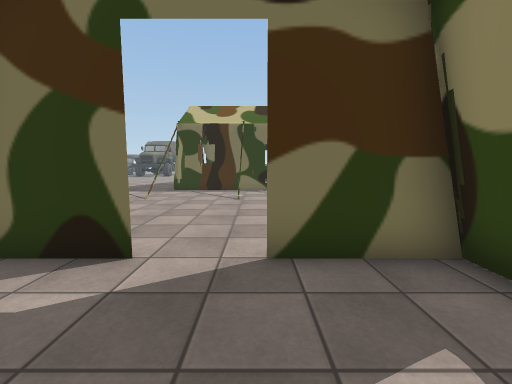
view 1 (above)

24 first-person views from a walk through a scene from a Unity 3-D project. The camera is 1.3 m above the floor, tilts 6° down and sees 90° across. The floor is counted in squares, 1 m on a side. Each view is taken from the middle of a square. On the plan, view 1 faces up. The plan holds only what a view shows up to about 13 squares ahead; the rest is blank. The place goes on beyond the plan. The player is left out. Some surface patterns are stand-ins.

view 2
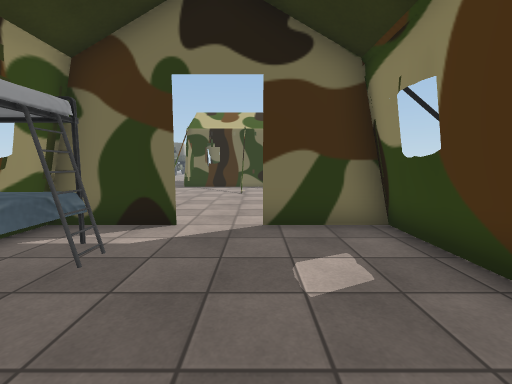

view 3
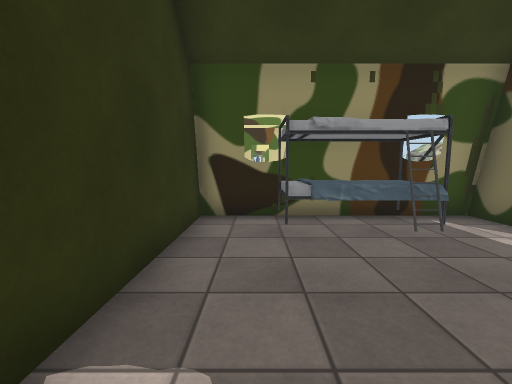

view 4
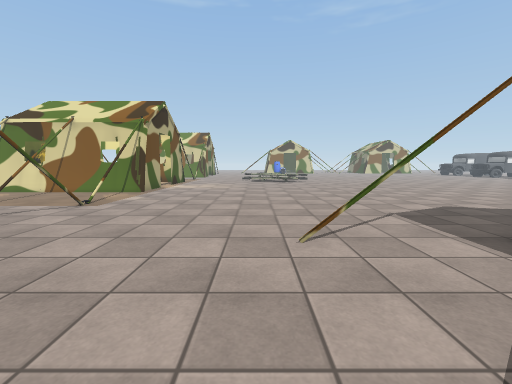

view 5
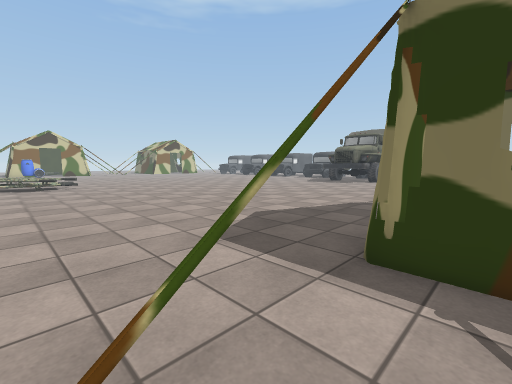

view 6
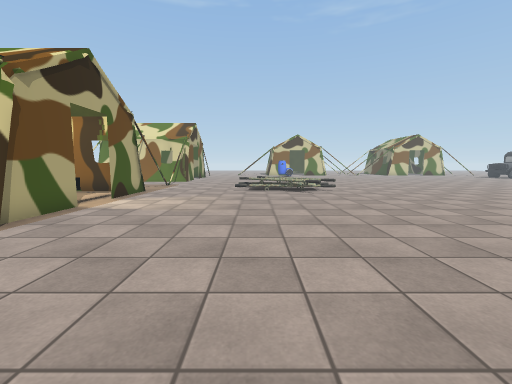

view 7
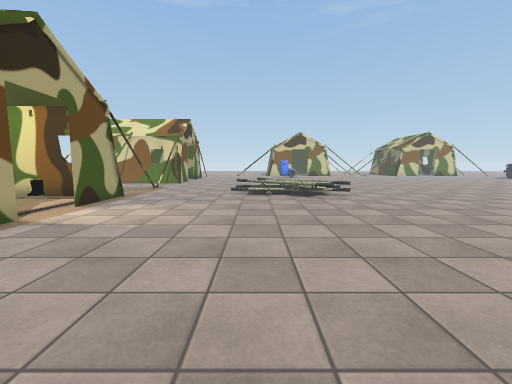

view 8
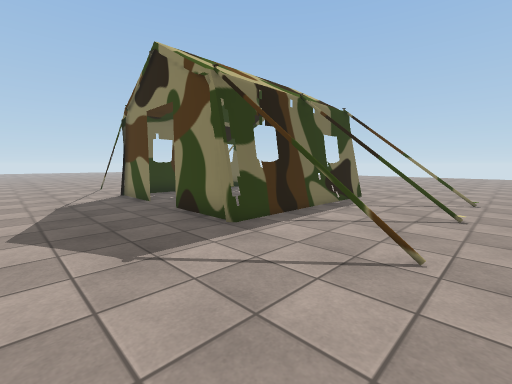

view 9
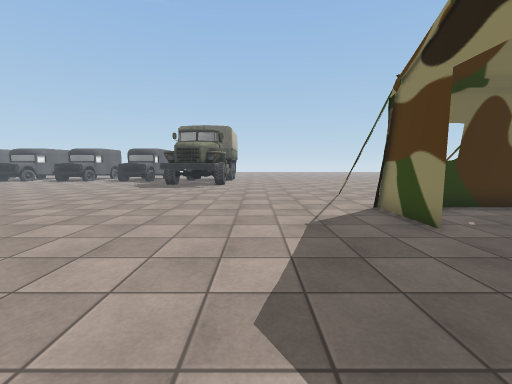

view 10
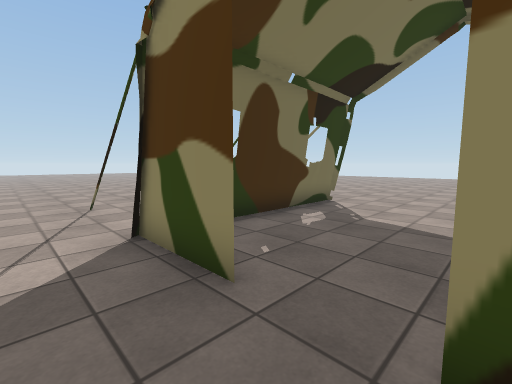

view 11
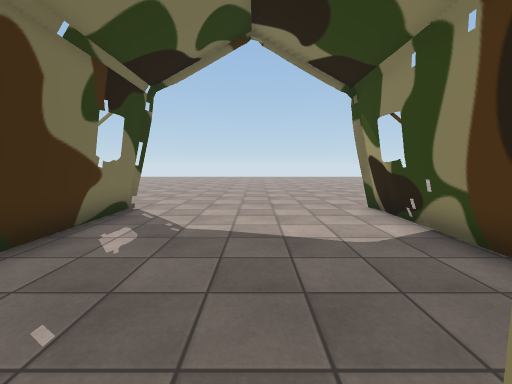

view 12
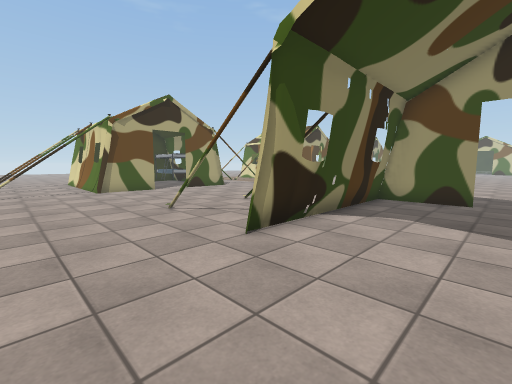

view 13
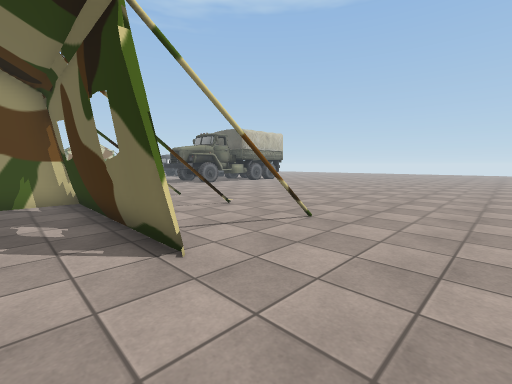

view 14
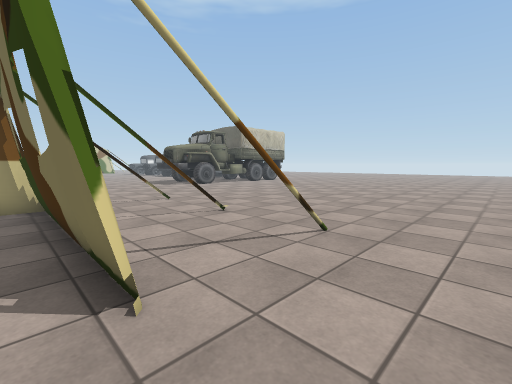

view 15
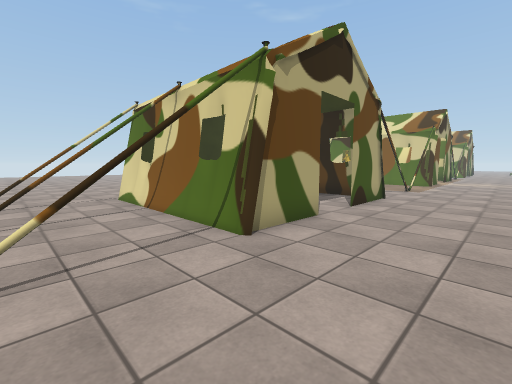

view 16
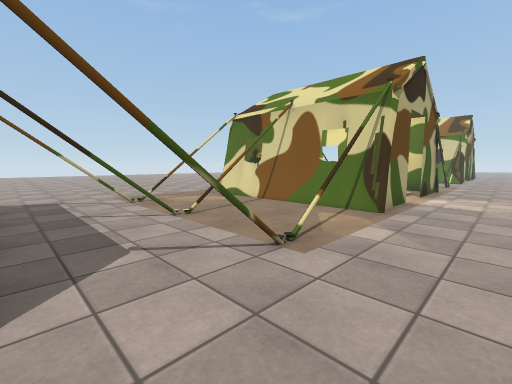

view 17
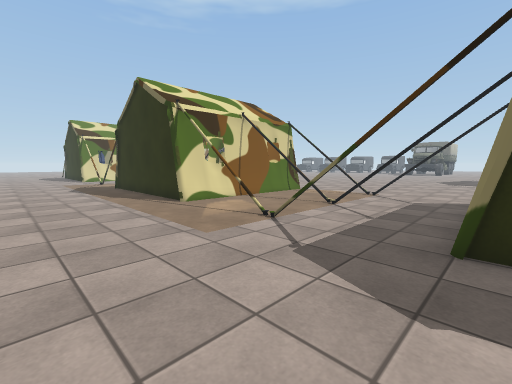

view 18
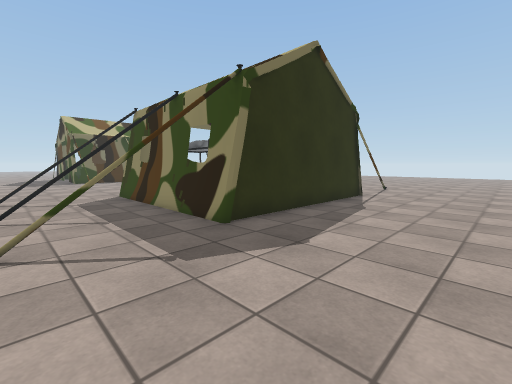

view 19
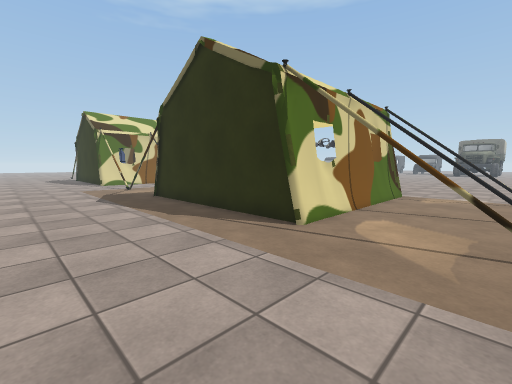

view 20
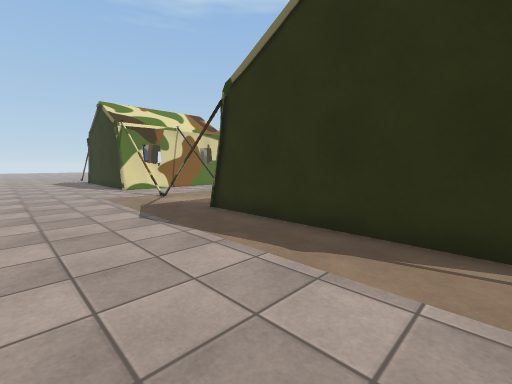

view 21
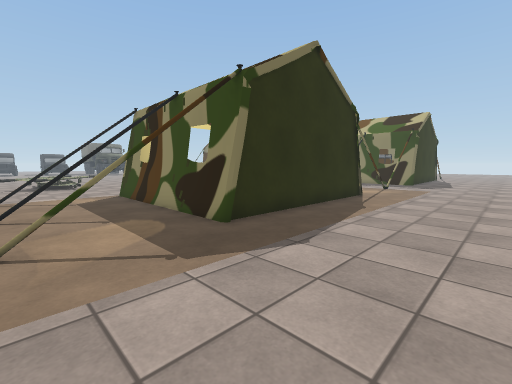

view 22
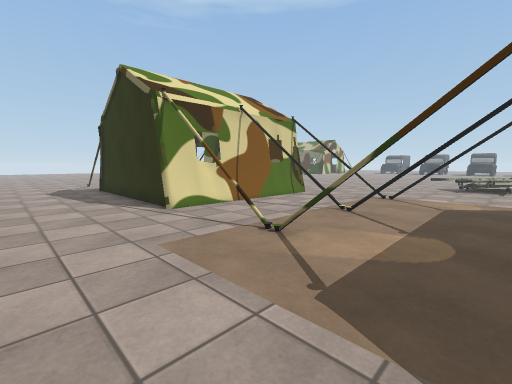

view 23
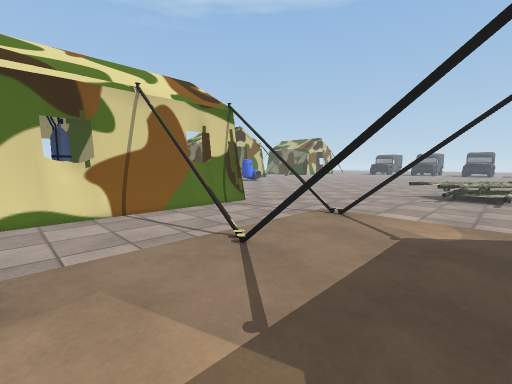

view 24
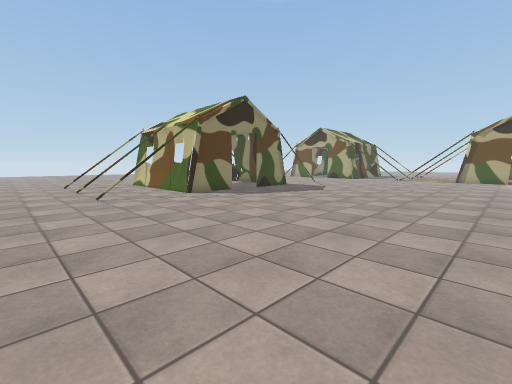

### Floor plan
Key: @ floor where view 1 was taken; # wall or solid block; . main floor; : floor 0.25 m higher than the main floor; + floor 0.5 m higher than the main floor; / step, stairs or slope; = window, fence, low wall or low ledge; T thing the floor can be seen under or through; O other object.
Columns run from 27 left of view 1 to 6 right of it. Each row starts with its distance up from view 1.
 28                      .............
 27             . ....................
 26        ...........................
 25        ...........................
 24         ...............=..=..=....
 23          ..............#..#..#....
 22           ........................
 21      ....  ............#=====#....
 20      .....  ...........#######....
 19      ...... ...........#..........
 18      .............................
 17      .............................
 16      ..................#..........
 15      ..................#..........
 14      ..................#######....
 13      ..=..........................
 12     ..:#=..............T..#..#....
 11    ...+==..............T..#..#....
 10   ...++:...............=..=..=....
  9  ...=#+/..........................
  8 .....=./..........................
  7 ..................................
  6 ..................................
  5 ..................................
  4 ..................................
  3 #.#=.#..###..###.#=.#..###..###.#.
  2 #.......#      #.......#......#...
  1 #.......#      #.......###....#...
  0 #.OO.#..#      #.OO.#..###.@..#.OO
 -1 #.......#      #.......###....#...
 -2 #.......#      #.......#......#...
 -3 #.#..##.########.#..TT.########.#.
 -4 ..................................
 -5 ..................................
 -6 ..................................
 -7 ..................................
 -8 ..................................

Where each view was taken, in squares from view 1:
view 1: 0 up, 0 right, facing up
view 2: 2 down, 0 right, facing up
view 3: 2 down, 2 right, facing left
view 4: 9 up, 0 right, facing left
view 5: 10 up, 3 left, facing up-left
view 6: 9 up, 7 left, facing left
view 7: 9 up, 9 left, facing left
view 8: 9 up, 8 left, facing up-right
view 9: 13 up, 8 left, facing up
view 10: 16 up, 6 left, facing up-right
view 11: 17 up, 5 left, facing right
view 12: 17 up, 6 right, facing down-left
view 13: 19 up, 6 right, facing up-left
view 14: 20 up, 5 right, facing up-left
view 15: 7 up, 6 right, facing down-left
view 16: 6 up, 5 left, facing down-left
view 17: 8 down, 4 left, facing up-left
view 18: 8 down, 8 left, facing up-right
view 19: 8 down, 9 left, facing up-left
view 20: 8 down, 13 left, facing up-left
view 21: 8 down, 23 left, facing up-right
view 22: 7 down, 20 left, facing up-left
view 23: 3 down, 20 left, facing up-left
view 24: 27 up, 15 left, facing down-right
